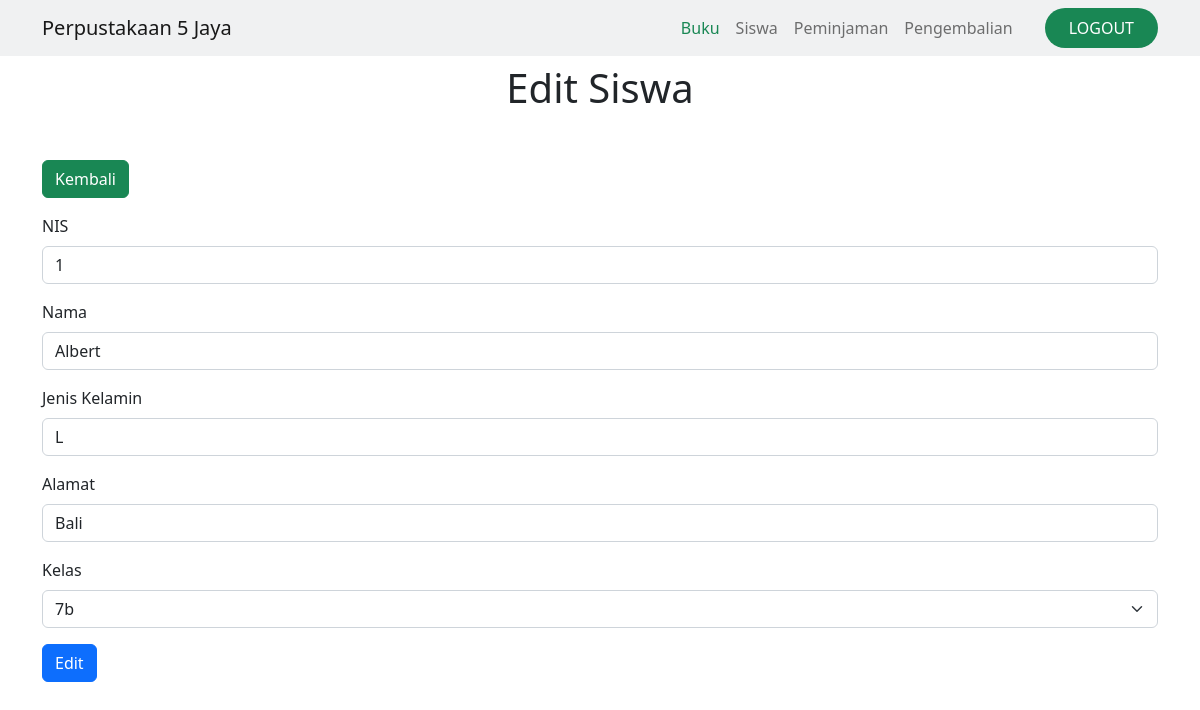
/edit_siswa.php?nis=1, run on the app's committed database.
### tables this page shows
CREATE TABLE `siswa` (
  `nis` int(11) NOT NULL,
  `nama` varchar(255) NOT NULL,
  `jenis_kelamin` enum('L','P') NOT NULL,
  `alamat` varchar(255) NOT NULL,
  `id_kelas` int(11) NOT NULL
);

### edit_siswa.php (the view, shortened to what this page needs)
<?php
include "config.php";
?>
<!doctype html>
<html lang="en">
  <head>
    <link href="https://cdn.jsdelivr.net/npm/bootstrap@5.2.1/dist/css/bootstrap.min.css" rel="stylesheet">
    <link rel="stylesheet" type="text/css" href="slick/slick/slick.css"/>
    <link rel="stylesheet" type="text/css" href="slick/slick/slick-theme.css"/>
    <link rel="stylesheet" type="text/css" href="WOW-master/css/libs/animate.css"/>
  </head>
  <body>
      <nav class="navbar navbar-expand-lg bg-secondary bg-opacity-10 py-2">
        <div class="container">
          <a class="navbar-brand" href="#"><i class="fa fa-coffee"></i>Perpustakaan 5 Jaya</a>
          <div class="collapse navbar-collapse " id="navbarSupportedContent">
            <ul class="navbar-nav ms-auto mb-2 mb-lg-0">
              <li class="nav-item">
                <a class="nav-link text-success" aria-current="page" href="admin_home.php">Buku</a>
              </li>
              <li class="nav-item">
                <a class="nav-link" href="admin_siswa.php">Siswa</a>
              </li>
              <li class="nav-item">
                <a class="nav-link" href="admin_peminjaman.php">Peminjaman</a>
              </li>
              <li class="nav-item">
                <a class="nav-link" href="admin_pengembalian.php">Pengembalian</a>
              </li>
              <li class="nav-item">
                <a class="nav-link bg-success text-white rounded-pill ms-4 ps-4 pe-4" href="login_admin.php">LOGOUT</a>
              </li>
            </ul>
          </div>
        </div>
      </nav>
      <div class="container mt-2 mb-5">
        <h1 class="text-center mb-5">Edit Siswa</h1>
        <a href="admin_siswa.php" class="btn btn-success mb-3"> Kembali</a>
        <form method="POST" enctype="" >
            <?php
                $nis=$_GET['nis'];
                $ambil = mysqli_query($config,"SELECT * FROM siswa WHERE nis = '$nis'");
                while ($data = mysqli_fetch_array($ambil)){
            ?>
            <div class="mb-3">
                <label class="form-label">NIS</label>
                <input type="text" class="form-control" name="nis" value="<?= $_GET['nis'] ?>">
            </div>
            <div class="mb-3">
                <label class="form-label">Nama</label>
                <input type="text" class="form-control" name="nama" value="<?= $data['nama'] ?>">
            </div>
            <div class="mb-3">
                <label class="form-label">Jenis Kelamin</label>
                <input type="text" class="form-control" name="jenis_kelamin" value="<?= $data['jenis_kelamin'] ?>">
            </div>
            <div class="mb-3">
                <label class="form-label">Alamat</label>
                <input type="text" class="form-control" name="alamat" value="<?= $data['alamat'] ?>">
            </div>
            <div class="mb-3">
            <label class="form-label">Kelas</label>
            <select class="form-select" name="kelas">
                <?php
                  $ambil = mysqli_query($config,"SELECT * FROM kelas");
                  while ($datakelas = mysqli_fetch_array($ambil)){
                    if ($datakelas['id_kelas'] == $data['id_kelas']) { ?>
                    <option selected value="<?=$datakelas['id_kelas']?>"><?=$datakelas['nama_kelas']?></option>
                <?php
                    }
                ?>
                <option value="<?=$data_kelas['id_kelas']?>"><?=$datakelas['nama_kelas']; }?></option>
            </select>
            </div>
            <div class="mb-3">
              <button class="btn btn-primary" name="edit">Edit</button>
            </div>
            <?php
                  }
            ?>
  </body>
</html>

### data on the page
siswa: nama "Albert", jenis_kelamin "L", alamat "Bali"

### other printed values
form field kelas "7b"
